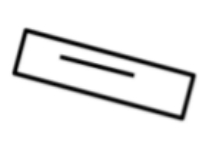
#> input picture openProject/ss1.png, 206 x 155 px
$ python opencv.py
#> lines starting #> are read from the running program, lines starting #| are printed output that depends on the picture
import cv2
import numpy as np

image = cv2.imread("ss1.png")
#> image is the input picture: shape (155, 206, 3); min 0, max 255, mean 236.8
reimage = cv2.resize(image, (500, 400))
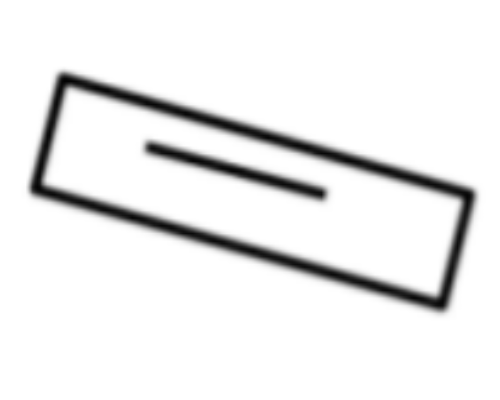
#> reimage: shape (400, 500, 3); min 2, max 255, mean 236.8
pts1 = np.float32([[25,30], [193, 30], [13, 117], [180,117]])
pts2 = np.float32([[0, 0], [500, 0], [0, 400], [500, 400]])
mat = cv2.getPerspectiveTransform(pts1, pts2)

final = cv2.warpPerspective(reimage, mat, (500, 400))
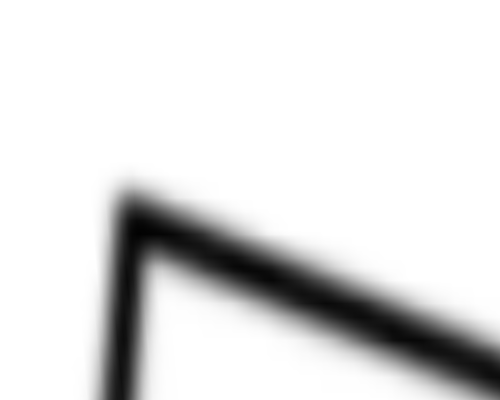
#> final: shape (400, 500, 3); min 2, max 255, mean 223

cv2.imshow('output', final)
cv2.imshow('input', reimage)
cv2.waitKey(0)

$ run again, with openProject/ss2.png copied over openProject/ss1.png
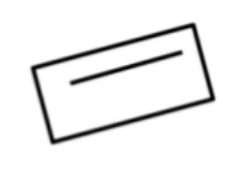
#> input picture openProject/ss2.png, 245 x 172 px
#> image is the input picture: shape (172, 245, 3); min 1, max 255, mean 239.1
#> `reimage = cv2.resize(image, (500, 400))`:
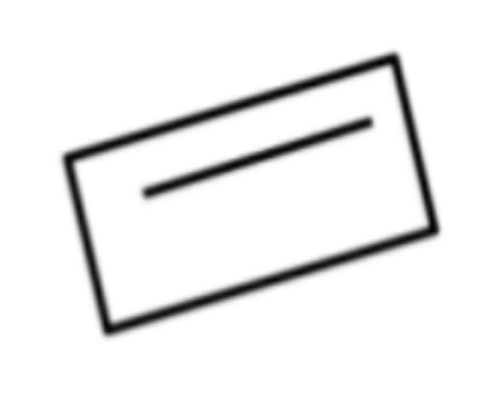
#> reimage: shape (400, 500, 3); min 3, max 255, mean 239

$ run again, with openProject/ss3.png copied over openProject/ss1.png
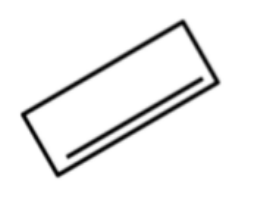
#> input picture openProject/ss3.png, 254 x 206 px
#> image is the input picture: shape (206, 254, 3); min 2, max 255, mean 240.5
#> `reimage = cv2.resize(image, (500, 400))`:
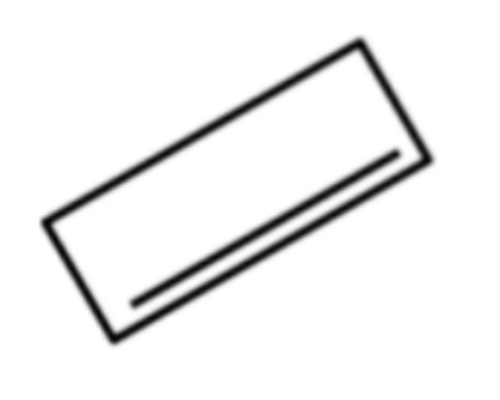
#> reimage: shape (400, 500, 3); min 5, max 255, mean 240.5
#> final: shape (400, 500, 3); every value is 255

$ run again, with openProject/ss4.png copied over openProject/ss1.png
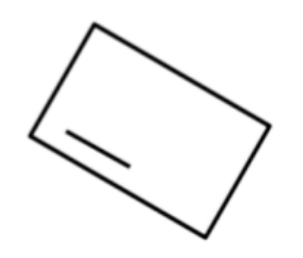
#> input picture openProject/ss4.png, 303 x 258 px
#> image is the input picture: shape (258, 303, 3); min 0, max 255, mean 244.4
#> `reimage = cv2.resize(image, (500, 400))`:
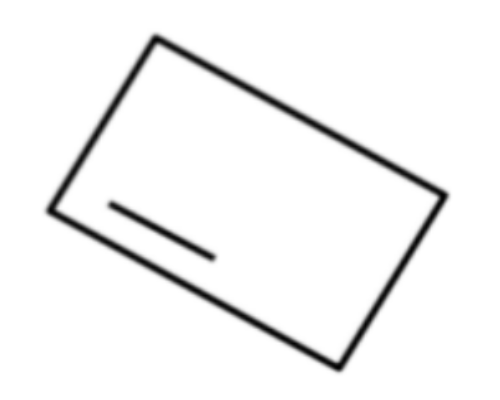
#> reimage: shape (400, 500, 3); min 2, max 255, mean 244.4
#> `final = cv2.warpPerspective(reimage, mat, (500, 400))`:
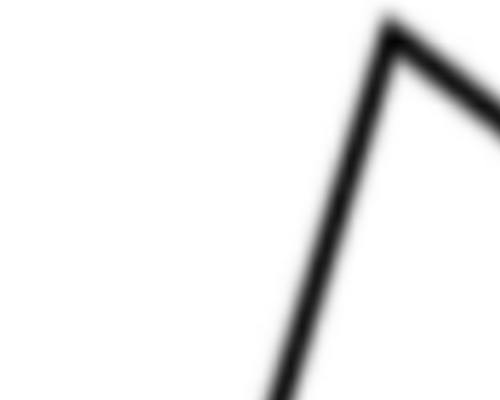
#> final: shape (400, 500, 3); min 3, max 255, mean 238.8
